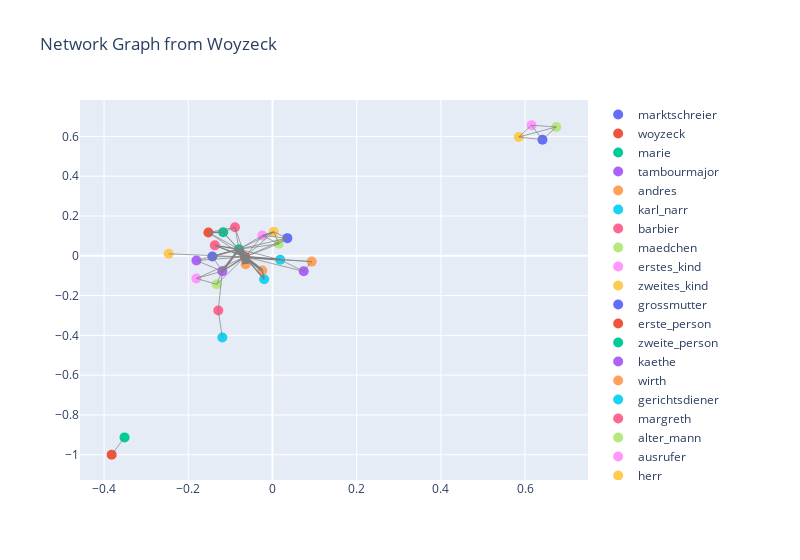

The notebook cell saved with this chart:
### Code cell
import networkx as nx
import plotly.graph_objects as go

# Load the GraphML file
graph = nx.read_graphml('ger000564-buechner-woyzeck.graphml')

# Compute the layout positions
pos = nx.spring_layout(graph)

degrees = dict(graph.degree)
num_words = nx.get_node_attributes(graph, 'Number of spoken words')

# Create an empty plotly figure
fig = go.Figure()

# Add nodes to the figure
for node in graph.nodes:
    x, y = pos[node]
    node_color = degrees[node]
    fig.add_trace(
        go.Scatter(
            x=[x],
            y=[y],
            text=node,
            mode='markers',
            marker=dict(size=10, color=node_color, colorscale='Viridis'),
            name=node
        )
    )

# Add edges to the figure
for edge in graph.edges:
    x0, y0 = pos[edge[0]]
    x1, y1 = pos[edge[1]]
    edge_weight = graph[edge[0]][edge[1]]['weight']  # Get the weight of the edge
    fig.add_trace(
        go.Scatter(
            x=[x0, x1, None],
            y=[y0, y1, None],
            mode='lines',
            line=dict(color='gray', width=edge_weight*0.7),  # Set the edge weight as the line width
            hoverinfo='text',
            text='WHATTHEFUCK',#[f'Weight: {edge_weight}'],  # Show the weight on the edge
            showlegend=False
        )
    )



# Set the layout of the graph
layout = go.Layout(title='Network Graph from Woyzeck',
                   width=800)

# Update the figure with the layout
fig.update_layout(layout)

# Show the graph
fig.show()

### Figure 1 — Plotly figure (JSON) as saved in the notebook; plotly's stock layout.template omitted (floating-point values rounded to 4 significant figures)
{"data": [{"marker": {"color": 3, "colorscale": [[0, "#440154"], [0.1111, "#482878"], [0.2222, "#3e4989"], [0.3333, "#31688e"], [0.4444, "#26828e"], [0.5556, "#1f9e89"], [0.6667, "#35b779"], [0.7778, "#6ece58"], [0.8889, "#b5de2b"], [1, "#fde725"]], "size": 10}, "mode": "markers", "name": "marktschreier", "text": "marktschreier", "type": "scatter", "x": [-0.1428], "y": [-0.003793]}, {"marker": {"color": 21, "colorscale": [[0, "#440154"], [0.1111, "#482878"], [0.2222, "#3e4989"], [0.3333, "#31688e"], [0.4444, "#26828e"], [0.5556, "#1f9e89"], [0.6667, "#35b779"], [0.7778, "#6ece58"], [0.8889, "#b5de2b"], [1, "#fde725"]], "size": 10}, "mode": "markers", "name": "woyzeck", "text": "woyzeck", "type": "scatter", "x": [-0.06515], "y": [-0.005561]}, {"marker": {"color": 13, "colorscale": [[0, "#440154"], [0.1111, "#482878"], [0.2222, "#3e4989"], [0.3333, "#31688e"], [0.4444, "#26828e"], [0.5556, "#1f9e89"], [0.6667, "#35b779"], [0.7778, "#6ece58"], [0.8889, "#b5de2b"], [1, "#fde725"]], "size": 10}, "mode": "markers", "name": "marie", "text": "marie", "type": "scatter", "x": [-0.07951], "y": [0.03311]}, {"marker": {"color": 7, "colorscale": [[0, "#440154"], [0.1111, "#482878"], [0.2222, "#3e4989"], [0.3333, "#31688e"], [0.4444, "#26828e"], [0.5556, "#1f9e89"], [0.6667, "#35b779"], [0.7778, "#6ece58"], [0.8889, "#b5de2b"], [1, "#fde725"]], "size": 10}, "mode": "markers", "name": "tambourmajor", "text": "tambourmajor", "type": "scatter", "x": [-0.1192], "y": [-0.0778]}, {"marker": {"color": 1, "colorscale": [[0, "#440154"], [0.1111, "#482878"], [0.2222, "#3e4989"], [0.3333, "#31688e"], [0.4444, "#26828e"], [0.5556, "#1f9e89"], [0.6667, "#35b779"], [0.7778, "#6ece58"], [0.8889, "#b5de2b"], [1, "#fde725"]], "size": 10}, "mode": "markers", "name": "andres", "text": "andres", "type": "scatter", "x": [-0.06362], "y": [-0.04226]}, {"marker": {"color": 4, "colorscale": [[0, "#440154"], [0.1111, "#482878"], [0.2222, "#3e4989"], [0.3333, "#31688e"], [0.4444, "#26828e"], [0.5556, "#1f9e89"], [0.6667, "#35b779"], [0.7778, "#6ece58"], [0.8889, "#b5de2b"], [1, "#fde725"]], "size": 10}, "mode": "markers", "name": "karl_narr", "text": "karl_narr", "type": "scatter", "x": [0.01837], "y": [-0.01993]}, {"marker": {"color": 2, "colorscale": [[0, "#440154"], [0.1111, "#482878"], [0.2222, "#3e4989"], [0.3333, "#31688e"], [0.4444, "#26828e"], [0.5556, "#1f9e89"], [0.6667, "#35b779"], [0.7778, "#6ece58"], [0.8889, "#b5de2b"], [1, "#fde725"]], "size": 10}, "mode": "markers", "name": "barbier", "text": "barbier", "type": "scatter", "x": [-0.1287], "y": [-0.2752]}, {"marker": {"color": 5, "colorscale": [[0, "#440154"], [0.1111, "#482878"], [0.2222, "#3e4989"], [0.3333, "#31688e"], [0.4444, "#26828e"], [0.5556, "#1f9e89"], [0.6667, "#35b779"], [0.7778, "#6ece58"], [0.8889, "#b5de2b"], [1, "#fde725"]], "size": 10}, "mode": "markers", "name": "maedchen", "text": "maedchen", "type": "scatter", "x": [0.01509], "y": [0.06006]}, {"marker": {"color": 5, "colorscale": [[0, "#440154"], [0.1111, "#482878"], [0.2222, "#3e4989"], [0.3333, "#31688e"], [0.4444, "#26828e"], [0.5556, "#1f9e89"], [0.6667, "#35b779"], [0.7778, "#6ece58"], [0.8889, "#b5de2b"], [1, "#fde725"]], "size": 10}, "mode": "markers", "name": "erstes_kind", "text": "erstes_kind", "type": "scatter", "x": [-0.02422], "y": [0.1016]}, {"marker": {"color": 5, "colorscale": [[0, "#440154"], [0.1111, "#482878"], [0.2222, "#3e4989"], [0.3333, "#31688e"], [0.4444, "#26828e"], [0.5556, "#1f9e89"], [0.6667, "#35b779"], [0.7778, "#6ece58"], [0.8889, "#b5de2b"], [1, "#fde725"]], "size": 10}, "mode": "markers", "name": "zweites_kind", "text": "zweites_kind", "type": "scatter", "x": [0.003106], "y": [0.1202]}, {"marker": {"color": 5, "colorscale": [[0, "#440154"], [0.1111, "#482878"], [0.2222, "#3e4989"], [0.3333, "#31688e"], [0.4444, "#26828e"], [0.5556, "#1f9e89"], [0.6667, "#35b779"], [0.7778, "#6ece58"], [0.8889, "#b5de2b"], [1, "#fde725"]], "size": 10}, "mode": "markers", "name": "grossmutter", "text": "grossmutter", "type": "scatter", "x": [0.03533], "y": [0.08865]}, {"marker": {"color": 1, "colorscale": [[0, "#440154"], [0.1111, "#482878"], [0.2222, "#3e4989"], [0.3333, "#31688e"], [0.4444, "#26828e"], [0.5556, "#1f9e89"], [0.6667, "#35b779"], [0.7778, "#6ece58"], [0.8889, "#b5de2b"], [1, "#fde725"]], "size": 10}, "mode": "markers", "name": "erste_person", "text": "erste_person", "type": "scatter", "x": [-0.382], "y": [-1]}, {"marker": {"color": 1, "colorscale": [[0, "#440154"], [0.1111, "#482878"], [0.2222, "#3e4989"], [0.3333, "#31688e"], [0.4444, "#26828e"], [0.5556, "#1f9e89"], [0.6667, "#35b779"], [0.7778, "#6ece58"], [0.8889, "#b5de2b"], [1, "#fde725"]], "size": 10}, "mode": "markers", "name": "zweite_person", "text": "zweite_person", "type": "scatter", "x": [-0.3514], "y": [-0.9128]}, {"marker": {"color": 3, "colorscale": [[0, "#440154"], [0.1111, "#482878"], [0.2222, "#3e4989"], [0.3333, "#31688e"], [0.4444, "#26828e"], [0.5556, "#1f9e89"], [0.6667, "#35b779"], [0.7778, "#6ece58"], [0.8889, "#b5de2b"], [1, "#fde725"]], "size": 10}, "mode": "markers", "name": "kaethe", "text": "kaethe", "type": "scatter", "x": [0.07424], "y": [-0.07802]}, {"marker": {"color": 3, "colorscale": [[0, "#440154"], [0.1111, "#482878"], [0.2222, "#3e4989"], [0.3333, "#31688e"], [0.4444, "#26828e"], [0.5556, "#1f9e89"], [0.6667, "#35b779"], [0.7778, "#6ece58"], [0.8889, "#b5de2b"], [1, "#fde725"]], "size": 10}, "mode": "markers", "name": "wirth", "text": "wirth", "type": "scatter", "x": [0.09309], "y": [-0.02922]}, {"marker": {"color": 1, "colorscale": [[0, "#440154"], [0.1111, "#482878"], [0.2222, "#3e4989"], [0.3333, "#31688e"], [0.4444, "#26828e"], [0.5556, "#1f9e89"], [0.6667, "#35b779"], [0.7778, "#6ece58"], [0.8889, "#b5de2b"], [1, "#fde725"]], "size": 10}, "mode": "markers", "name": "gerichtsdiener", "text": "gerichtsdiener", "type": "scatter", "x": [-0.1191], "y": [-0.4108]}, {"marker": {"color": 2, "colorscale": [[0, "#440154"], [0.1111, "#482878"], [0.2222, "#3e4989"], [0.3333, "#31688e"], [0.4444, "#26828e"], [0.5556, "#1f9e89"], [0.6667, "#35b779"], [0.7778, "#6ece58"], [0.8889, "#b5de2b"], [1, "#fde725"]], "size": 10}, "mode": "markers", "name": "margreth", "text": "margreth", "type": "scatter", "x": [-0.1369], "y": [0.05241]}, {"marker": {"color": 3, "colorscale": [[0, "#440154"], [0.1111, "#482878"], [0.2222, "#3e4989"], [0.3333, "#31688e"], [0.4444, "#26828e"], [0.5556, "#1f9e89"], [0.6667, "#35b779"], [0.7778, "#6ece58"], [0.8889, "#b5de2b"], [1, "#fde725"]], "size": 10}, "mode": "markers", "name": "alter_mann", "text": "alter_mann", "type": "scatter", "x": [0.6743], "y": [0.6475]}, {"marker": {"color": 3, "colorscale": [[0, "#440154"], [0.1111, "#482878"], [0.2222, "#3e4989"], [0.3333, "#31688e"], [0.4444, "#26828e"], [0.5556, "#1f9e89"], [0.6667, "#35b779"], [0.7778, "#6ece58"], [0.8889, "#b5de2b"], [1, "#fde725"]], "size": 10}, "mode": "markers", "name": "ausrufer", "text": "ausrufer", "type": "scatter", "x": [0.6154], "y": [0.656]}, {"marker": {"color": 3, "colorscale": [[0, "#440154"], [0.1111, "#482878"], [0.2222, "#3e4989"], [0.3333, "#31688e"], [0.4444, "#26828e"], [0.5556, "#1f9e89"], [0.6667, "#35b779"], [0.7778, "#6ece58"], [0.8889, "#b5de2b"], [1, "#fde725"]], "size": 10}, "mode": "markers", "name": "herr", "text": "herr", "type": "scatter", "x": [0.585], "y": [0.5969]}, {"marker": {"color": 3, "colorscale": [[0, "#440154"], [0.1111, "#482878"], [0.2222, "#3e4989"], [0.3333, "#31688e"], [0.4444, "#26828e"], [0.5556, "#1f9e89"], [0.6667, "#35b779"], [0.7778, "#6ece58"], [0.8889, "#b5de2b"], [1, "#fde725"]], "size": 10}, "mode": "markers", "name": "student", "text": "student", "type": "scatter", "x": [0.6413], "y": [0.5834]}, {"marker": {"color": 4, "colorscale": [[0, "#440154"], [0.1111, "#482878"], [0.2222, "#3e4989"], [0.3333, "#31688e"], [0.4444, "#26828e"], [0.5556, "#1f9e89"], [0.6667, "#35b779"], [0.7778, "#6ece58"], [0.8889, "#b5de2b"], [1, "#fde725"]], "size": 10}, "mode": "markers", "name": "erster_handwerksbursch", "text": "erster_handwerksbursch", "type": "scatter", "x": [-0.1521], "y": [0.1172]}, {"marker": {"color": 4, "colorscale": [[0, "#440154"], [0.1111, "#482878"], [0.2222, "#3e4989"], [0.3333, "#31688e"], [0.4444, "#26828e"], [0.5556, "#1f9e89"], [0.6667, "#35b779"], [0.7778, "#6ece58"], [0.8889, "#b5de2b"], [1, "#fde725"]], "size": 10}, "mode": "markers", "name": "zweiter_handwerksbursch", "text": "zweiter_handwerksbursch", "type": "scatter", "x": [-0.1171], "y": [0.118]}, {"marker": {"color": 3, "colorscale": [[0, "#440154"], [0.1111, "#482878"], [0.2222, "#3e4989"], [0.3333, "#31688e"], [0.4444, "#26828e"], [0.5556, "#1f9e89"], [0.6667, "#35b779"], [0.7778, "#6ece58"], [0.8889, "#b5de2b"], [1, "#fde725"]], "size": 10}, "mode": "markers", "name": "unterofficier", "text": "unterofficier", "type": "scatter", "x": [-0.1806], "y": [-0.02376]}, {"marker": {"color": 2, "colorscale": [[0, "#440154"], [0.1111, "#482878"], [0.2222, "#3e4989"], [0.3333, "#31688e"], [0.4444, "#26828e"], [0.5556, "#1f9e89"], [0.6667, "#35b779"], [0.7778, "#6ece58"], [0.8889, "#b5de2b"], [1, "#fde725"]], "size": 10}, "mode": "markers", "name": "doctor", "text": "doctor", "type": "scatter", "x": [-0.02424], "y": [-0.07399]}, {"marker": {"color": 2, "colorscale": [[0, "#440154"], [0.1111, "#482878"], [0.2222, "#3e4989"], [0.3333, "#31688e"], [0.4444, "#26828e"], [0.5556, "#1f9e89"], [0.6667, "#35b779"], [0.7778, "#6ece58"], [0.8889, "#b5de2b"], [1, "#fde725"]], "size": 10}, "mode": "markers", "name": "hauptmann", "text": "hauptmann", "type": "scatter", "x": [-0.01983], "y": [-0.1176]}, {"marker": {"color": 4, "colorscale": [[0, "#440154"], [0.1111, "#482878"], [0.2222, "#3e4989"], [0.3333, "#31688e"], [0.4444, "#26828e"], [0.5556, "#1f9e89"], [0.6667, "#35b779"], [0.7778, "#6ece58"], [0.8889, "#b5de2b"], [1, "#fde725"]], "size": 10}, "mode": "markers", "name": "andre_im_chor", "text": "andre_im_chor", "type": "scatter", "x": [-0.08898], "y": [0.1433]}, {"marker": {"color": 3, "colorscale": [[0, "#440154"], [0.1111, "#482878"], [0.2222, "#3e4989"], [0.3333, "#31688e"], [0.4444, "#26828e"], [0.5556, "#1f9e89"], [0.6667, "#35b779"], [0.7778, "#6ece58"], [0.8889, "#b5de2b"], [1, "#fde725"]], "size": 10}, "mode": "markers", "name": "eine", "text": "eine", "type": "scatter", "x": [-0.1323], "y": [-0.1433]}, {"marker": {"color": 3, "colorscale": [[0, "#440154"], [0.1111, "#482878"], [0.2222, "#3e4989"], [0.3333, "#31688e"], [0.4444, "#26828e"], [0.5556, "#1f9e89"], [0.6667, "#35b779"], [0.7778, "#6ece58"], [0.8889, "#b5de2b"], [1, "#fde725"]], "size": 10}, "mode": "markers", "name": "andre", "text": "andre", "type": "scatter", "x": [-0.1808], "y": [-0.114]}, {"marker": {"color": 1, "colorscale": [[0, "#440154"], [0.1111, "#482878"], [0.2222, "#3e4989"], [0.3333, "#31688e"], [0.4444, "#26828e"], [0.5556, "#1f9e89"], [0.6667, "#35b779"], [0.7778, "#6ece58"], [0.8889, "#b5de2b"], [1, "#fde725"]], "size": 10}, "mode": "markers", "name": "jud", "text": "jud", "type": "scatter", "x": [-0.2466], "y": [0.009885]}, {"hoverinfo": "text", "line": {"color": "gray", "width": 0.7}, "mode": "lines", "showlegend": false, "text": "WHATTHEFUCK", "type": "scatter", "x": [-0.1428, -0.06515, null], "y": [-0.003793, -0.005561, null]}, {"hoverinfo": "text", "line": {"color": "gray", "width": 1.4}, "mode": "lines", "showlegend": false, "text": "WHATTHEFUCK", "type": "scatter", "x": [-0.1428, -0.07951, null], "y": [-0.003793, 0.03311, null]}, {"hoverinfo": "text", "line": {"color": "gray", "width": 0.7}, "mode": "lines", "showlegend": false, "text": "WHATTHEFUCK", "type": "scatter", "x": [-0.1428, -0.1192, null], "y": [-0.003793, -0.0778, null]}, {"hoverinfo": "text", "line": {"color": "gray", "width": 7}, "mode": "lines", "showlegend": false, "text": "WHATTHEFUCK", "type": "scatter", "x": [-0.06515, -0.07951, null], "y": [-0.005561, 0.03311, null]}, {"hoverinfo": "text", "line": {"color": "gray", "width": 7}, "mode": "lines", "showlegend": false, "text": "WHATTHEFUCK", "type": "scatter", "x": [-0.06515, -0.06362, null], "y": [-0.005561, -0.04226, null]}, {"hoverinfo": "text", "line": {"color": "gray", "width": 2.1}, "mode": "lines", "showlegend": false, "text": "WHATTHEFUCK", "type": "scatter", "x": [-0.06515, 0.01837, null], "y": [-0.005561, -0.01993, null]}, {"hoverinfo": "text", "line": {"color": "gray", "width": 0.7}, "mode": "lines", "showlegend": false, "text": "WHATTHEFUCK", "type": "scatter", "x": [-0.06515, 0.01509, null], "y": [-0.005561, 0.06006, null]}, {"hoverinfo": "text", "line": {"color": "gray", "width": 0.7}, "mode": "lines", "showlegend": false, "text": "WHATTHEFUCK", "type": "scatter", "x": [-0.06515, -0.02422, null], "y": [-0.005561, 0.1016, null]}, {"hoverinfo": "text", "line": {"color": "gray", "width": 0.7}, "mode": "lines", "showlegend": false, "text": "WHATTHEFUCK", "type": "scatter", "x": [-0.06515, 0.003106, null], "y": [-0.005561, 0.1202, null]}, {"hoverinfo": "text", "line": {"color": "gray", "width": 0.7}, "mode": "lines", "showlegend": false, "text": "WHATTHEFUCK", "type": "scatter", "x": [-0.06515, 0.03533, null], "y": [-0.005561, 0.08865, null]}, {"hoverinfo": "text", "line": {"color": "gray", "width": 0.7}, "mode": "lines", "showlegend": false, "text": "WHATTHEFUCK", "type": "scatter", "x": [-0.06515, 0.07424, null], "y": [-0.005561, -0.07802, null]}, {"hoverinfo": "text", "line": {"color": "gray", "width": 0.7}, "mode": "lines", "showlegend": false, "text": "WHATTHEFUCK", "type": "scatter", "x": [-0.06515, 0.09309, null], "y": [-0.005561, -0.02922, null]}, {"hoverinfo": "text", "line": {"color": "gray", "width": 1.4}, "mode": "lines", "showlegend": false, "text": "WHATTHEFUCK", "type": "scatter", "x": [-0.06515, -0.1369, null], "y": [-0.005561, 0.05241, null]}, {"hoverinfo": "text", "line": {"color": "gray", "width": 0.7}, "mode": "lines", "showlegend": false, "text": "WHATTHEFUCK", "type": "scatter", "x": [-0.06515, -0.1806, null], "y": [-0.005561, -0.02376, null]}, {"hoverinfo": "text", "line": {"color": "gray", "width": 1.4}, "mode": "lines", "showlegend": false, "text": "WHATTHEFUCK", "type": "scatter", "x": [-0.06515, -0.1192, null], "y": [-0.005561, -0.0778, null]}, {"hoverinfo": "text", "line": {"color": "gray", "width": 2.8}, "mode": "lines", "showlegend": false, "text": "WHATTHEFUCK", "type": "scatter", "x": [-0.06515, -0.02424, null], "y": [-0.005561, -0.07399, null]}, {"hoverinfo": "text", "line": {"color": "gray", "width": 1.4}, "mode": "lines", "showlegend": false, "text": "WHATTHEFUCK", "type": "scatter", "x": [-0.06515, -0.01983, null], "y": [-0.005561, -0.1176, null]}, {"hoverinfo": "text", "line": {"color": "gray", "width": 0.7}, "mode": "lines", "showlegend": false, "text": "WHATTHEFUCK", "type": "scatter", "x": [-0.06515, -0.1521, null], "y": [-0.005561, 0.1172, null]}, {"hoverinfo": "text", "line": {"color": "gray", "width": 0.7}, "mode": "lines", "showlegend": false, "text": "WHATTHEFUCK", "type": "scatter", "x": [-0.06515, -0.1171, null], "y": [-0.005561, 0.118, null]}, {"hoverinfo": "text", "line": {"color": "gray", "width": 0.7}, "mode": "lines", "showlegend": false, "text": "WHATTHEFUCK", "type": "scatter", "x": [-0.06515, -0.08898, null], "y": [-0.005561, 0.1433, null]}, {"hoverinfo": "text", "line": {"color": "gray", "width": 0.7}, "mode": "lines", "showlegend": false, "text": "WHATTHEFUCK", "type": "scatter", "x": [-0.06515, -0.1323, null], "y": [-0.005561, -0.1433, null]}, {"hoverinfo": "text", "line": {"color": "gray", "width": 0.7}, "mode": "lines", "showlegend": false, "text": "WHATTHEFUCK", "type": "scatter", "x": [-0.06515, -0.1808, null], "y": [-0.005561, -0.114, null]}, {"hoverinfo": "text", "line": {"color": "gray", "width": 0.7}, "mode": "lines", "showlegend": false, "text": "WHATTHEFUCK", "type": "scatter", "x": [-0.06515, -0.2466, null], "y": [-0.005561, 0.009885, null]}, {"hoverinfo": "text", "line": {"color": "gray", "width": 2.1}, "mode": "lines", "showlegend": false, "text": "WHATTHEFUCK", "type": "scatter", "x": [-0.07951, -0.1192, null], "y": [0.03311, -0.0778, null]}, {"hoverinfo": "text", "line": {"color": "gray", "width": 0.7}, "mode": "lines", "showlegend": false, "text": "WHATTHEFUCK", "type": "scatter", "x": [-0.07951, 0.01509, null], "y": [0.03311, 0.06006, null]}, {"hoverinfo": "text", "line": {"color": "gray", "width": 0.7}, "mode": "lines", "showlegend": false, "text": "WHATTHEFUCK", "type": "scatter", "x": [-0.07951, -0.02422, null], "y": [0.03311, 0.1016, null]}, {"hoverinfo": "text", "line": {"color": "gray", "width": 0.7}, "mode": "lines", "showlegend": false, "text": "WHATTHEFUCK", "type": "scatter", "x": [-0.07951, 0.003106, null], "y": [0.03311, 0.1202, null]}, {"hoverinfo": "text", "line": {"color": "gray", "width": 0.7}, "mode": "lines", "showlegend": false, "text": "WHATTHEFUCK", "type": "scatter", "x": [-0.07951, 0.03533, null], "y": [0.03311, 0.08865, null]}, {"hoverinfo": "text", "line": {"color": "gray", "width": 1.4}, "mode": "lines", "showlegend": false, "text": "WHATTHEFUCK", "type": "scatter", "x": [-0.07951, -0.1369, null], "y": [0.03311, 0.05241, null]}, {"hoverinfo": "text", "line": {"color": "gray", "width": 0.7}, "mode": "lines", "showlegend": false, "text": "WHATTHEFUCK", "type": "scatter", "x": [-0.07951, -0.1806, null], "y": [0.03311, -0.02376, null]}, {"hoverinfo": "text", "line": {"color": "gray", "width": 0.7}, "mode": "lines", "showlegend": false, "text": "WHATTHEFUCK", "type": "scatter", "x": [-0.07951, -0.1521, null], "y": [0.03311, 0.1172, null]}, {"hoverinfo": "text", "line": {"color": "gray", "width": 0.7}, "mode": "lines", "showlegend": false, "text": "WHATTHEFUCK", "type": "scatter", "x": [-0.07951, -0.1171, null], "y": [0.03311, 0.118, null]}, {"hoverinfo": "text", "line": {"color": "gray", "width": 0.7}, "mode": "lines", "showlegend": false, "text": "WHATTHEFUCK", "type": "scatter", "x": [-0.07951, -0.08898, null], "y": [0.03311, 0.1433, null]}, {"hoverinfo": "text", "line": {"color": "gray", "width": 0.7}, "mode": "lines", "showlegend": false, "text": "WHATTHEFUCK", "type": "scatter", "x": [-0.07951, 0.01837, null], "y": [0.03311, -0.01993, null]}, {"hoverinfo": "text", "line": {"color": "gray", "width": 0.7}, "mode": "lines", "showlegend": false, "text": "WHATTHEFUCK", "type": "scatter", "x": [-0.1192, -0.1287, null], "y": [-0.0778, -0.2752, null]}, {"hoverinfo": "text", "line": {"color": "gray", "width": 0.7}, "mode": "lines", "showlegend": false, "text": "WHATTHEFUCK", "type": "scatter", "x": [-0.1192, -0.1806, null], "y": [-0.0778, -0.02376, null]}, {"hoverinfo": "text", "line": {"color": "gray", "width": 0.7}, "mode": "lines", "showlegend": false, "text": "WHATTHEFUCK", "type": "scatter", "x": [-0.1192, -0.1323, null], "y": [-0.0778, -0.1433, null]}, {"hoverinfo": "text", "line": {"color": "gray", "width": 0.7}, "mode": "lines", "showlegend": false, "text": "WHATTHEFUCK", "type": "scatter", "x": [-0.1192, -0.1808, null], "y": [-0.0778, -0.114, null]}, {"hoverinfo": "text", "line": {"color": "gray", "width": 0.7}, "mode": "lines", "showlegend": false, "text": "WHATTHEFUCK", "type": "scatter", "x": [0.01837, 0.07424, null], "y": [-0.01993, -0.07802, null]}, {"hoverinfo": "text", "line": {"color": "gray", "width": 0.7}, "mode": "lines", "showlegend": false, "text": "WHATTHEFUCK", "type": "scatter", "x": [0.01837, 0.09309, null], "y": [-0.01993, -0.02922, null]}, {"hoverinfo": "text", "line": {"color": "gray", "width": 0.7}, "mode": "lines", "showlegend": false, "text": "WHATTHEFUCK", "type": "scatter", "x": [-0.1287, -0.1191, null], "y": [-0.2752, -0.4108, null]}, {"hoverinfo": "text", "line": {"color": "gray", "width": 0.7}, "mode": "lines", "showlegend": false, "text": "WHATTHEFUCK", "type": "scatter", "x": [0.01509, -0.02422, null], "y": [0.06006, 0.1016, null]}, {"hoverinfo": "text", "line": {"color": "gray", "width": 0.7}, "mode": "lines", "showlegend": false, "text": "WHATTHEFUCK", "type": "scatter", "x": [0.01509, 0.003106, null], "y": [0.06006, 0.1202, null]}, {"hoverinfo": "text", "line": {"color": "gray", "width": 0.7}, "mode": "lines", "showlegend": false, "text": "WHATTHEFUCK", "type": "scatter", "x": [0.01509, 0.03533, null], "y": [0.06006, 0.08865, null]}, {"hoverinfo": "text", "line": {"color": "gray", "width": 1.4}, "mode": "lines", "showlegend": false, "text": "WHATTHEFUCK", "type": "scatter", "x": [-0.02422, 0.003106, null], "y": [0.1016, 0.1202, null]}, {"hoverinfo": "text", "line": {"color": "gray", "width": 0.7}, "mode": "lines", "showlegend": false, "text": "WHATTHEFUCK", "type": "scatter", "x": [-0.02422, 0.03533, null], "y": [0.1016, 0.08865, null]}, {"hoverinfo": "text", "line": {"color": "gray", "width": 0.7}, "mode": "lines", "showlegend": false, "text": "WHATTHEFUCK", "type": "scatter", "x": [0.003106, 0.03533, null], "y": [0.1202, 0.08865, null]}, {"hoverinfo": "text", "line": {"color": "gray", "width": 0.7}, "mode": "lines", "showlegend": false, "text": "WHATTHEFUCK", "type": "scatter", "x": [-0.382, -0.3514, null], "y": [-1, -0.9128, null]}, {"hoverinfo": "text", "line": {"color": "gray", "width": 0.7}, "mode": "lines", "showlegend": false, "text": "WHATTHEFUCK", "type": "scatter", "x": [0.07424, 0.09309, null], "y": [-0.07802, -0.02922, null]}, {"hoverinfo": "text", "line": {"color": "gray", "width": 0.7}, "mode": "lines", "showlegend": false, "text": "WHATTHEFUCK", "type": "scatter", "x": [0.6743, 0.6154, null], "y": [0.6475, 0.656, null]}, {"hoverinfo": "text", "line": {"color": "gray", "width": 0.7}, "mode": "lines", "showlegend": false, "text": "WHATTHEFUCK", "type": "scatter", "x": [0.6743, 0.585, null], "y": [0.6475, 0.5969, null]}, {"hoverinfo": "text", "line": {"color": "gray", "width": 0.7}, "mode": "lines", "showlegend": false, "text": "WHATTHEFUCK", "type": "scatter", "x": [0.6743, 0.6413, null], "y": [0.6475, 0.5834, null]}, {"hoverinfo": "text", "line": {"color": "gray", "width": 0.7}, "mode": "lines", "showlegend": false, "text": "WHATTHEFUCK", "type": "scatter", "x": [0.6154, 0.585, null], "y": [0.656, 0.5969, null]}, {"hoverinfo": "text", "line": {"color": "gray", "width": 0.7}, "mode": "lines", "showlegend": false, "text": "WHATTHEFUCK", "type": "scatter", "x": [0.6154, 0.6413, null], "y": [0.656, 0.5834, null]}, {"hoverinfo": "text", "line": {"color": "gray", "width": 0.7}, "mode": "lines", "showlegend": false, "text": "WHATTHEFUCK", "type": "scatter", "x": [0.585, 0.6413, null], "y": [0.5969, 0.5834, null]}, {"hoverinfo": "text", "line": {"color": "gray", "width": 1.4}, "mode": "lines", "showlegend": false, "text": "WHATTHEFUCK", "type": "scatter", "x": [-0.1521, -0.1171, null], "y": [0.1172, 0.118, null]}, {"hoverinfo": "text", "line": {"color": "gray", "width": 0.7}, "mode": "lines", "showlegend": false, "text": "WHATTHEFUCK", "type": "scatter", "x": [-0.1521, -0.08898, null], "y": [0.1172, 0.1433, null]}, {"hoverinfo": "text", "line": {"color": "gray", "width": 0.7}, "mode": "lines", "showlegend": false, "text": "WHATTHEFUCK", "type": "scatter", "x": [-0.1171, -0.08898, null], "y": [0.118, 0.1433, null]}, {"hoverinfo": "text", "line": {"color": "gray", "width": 1.4}, "mode": "lines", "showlegend": false, "text": "WHATTHEFUCK", "type": "scatter", "x": [-0.02424, -0.01983, null], "y": [-0.07399, -0.1176, null]}, {"hoverinfo": "text", "line": {"color": "gray", "width": 0.7}, "mode": "lines", "showlegend": false, "text": "WHATTHEFUCK", "type": "scatter", "x": [-0.1323, -0.1808, null], "y": [-0.1433, -0.114, null]}], "layout": {"title": {"text": "Network Graph from Woyzeck"}, "width": 800}}
